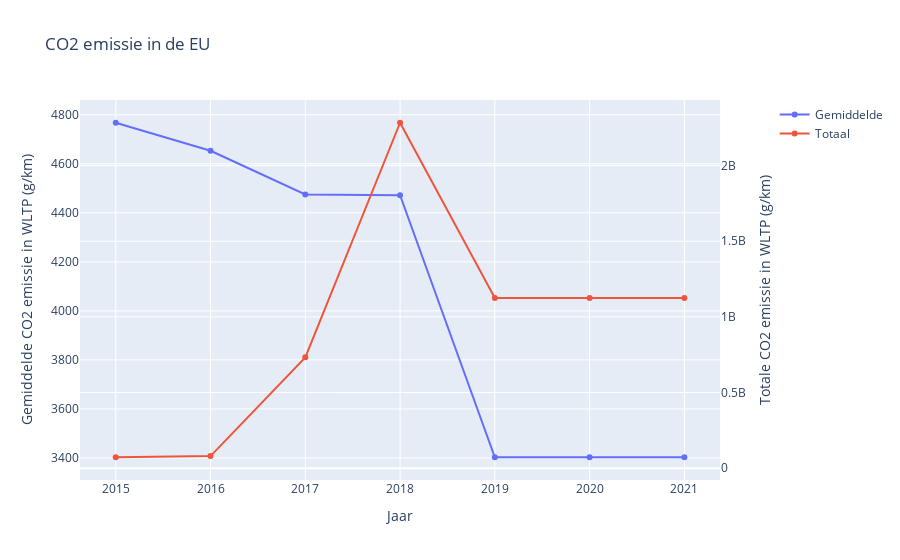

The notebook cell this image was saved under:
### Code cell
fig = make_subplots(specs=[[{"secondary_y": True}]])

years = [2015, 2016, 2017, 2018, 2019, 2020, 2021]
eu_emission = country_emission.groupby("year").sum()

fig.add_trace(
    go.Scatter(x=years, y=eu_emission["Ewltp (g/km) mean"], name="Gemiddelde"),
    secondary_y=False,
)

fig.add_trace(
    go.Scatter(x=years, y=eu_emission["Ewltp (g/km) sum"], name="Totaal"),
    secondary_y=True,
)

fig.update_layout(
    title_text="CO2 emissie in de EU",
    xaxis_title="Jaar",
)

fig.update_yaxes(title_text="Gemiddelde CO2 emissie in WLTP (g/km)", secondary_y=False)
fig.update_yaxes(title_text="Totale CO2 emissie in WLTP (g/km)", secondary_y=True)

fig.show()

### Figure 1 — Plotly figure (JSON) as saved in the notebook; plotly's stock layout.template omitted (floating-point values rounded to 4 significant figures)
{"data": [{"name": "Gemiddelde", "type": "scatter", "x": [2015, 2016, 2017, 2018, 2019, 2020, 2021], "xaxis": "x", "y": [4767.0, 4653.0, 4475.0, 4472.0, 3403.0, 3403.0, 3403.0], "yaxis": "y"}, {"name": "Totaal", "type": "scatter", "x": [2015, 2016, 2017, 2018, 2019, 2020, 2021], "xaxis": "x", "y": [72050000.0, 79540000.0, 732680026, 2284000000.0, 1126000000.0, 1126000000.0, 1126000000.0], "yaxis": "y2"}], "layout": {"title": {"text": "CO2 emissie in de EU"}, "xaxis": {"anchor": "y", "domain": [0, 0.94], "title": {"text": "Jaar"}}, "yaxis": {"anchor": "x", "domain": [0, 1], "title": {"text": "Gemiddelde CO2 emissie in WLTP (g/km)"}}, "yaxis2": {"anchor": "x", "overlaying": "y", "side": "right", "title": {"text": "Totale CO2 emissie in WLTP (g/km)"}}}}
